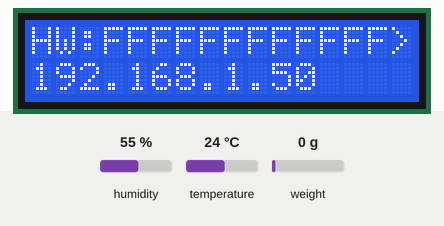
This sketch was run on a simulated Arduino Uno, built with avr-gcc and run on an emulated ATmega328P. On the bench: 16×2 character LCD. Inputs (shaded band) come from the test bench; at power-on: temperature 24 °C, weight on the scale 0 g, humidity 55 %. WiFi joins after 1.5 s; servers stay silent unless stated; what the sketch prints to the serial monitor is not drawn.

Above: at 3.2 s.
At 19.2 s:
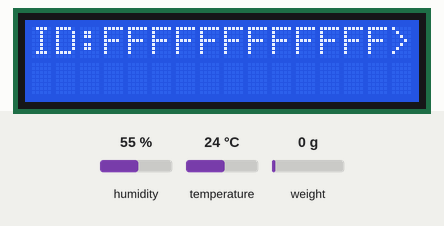
19.3 s: temperature set to 12 °C
At 23.7 s:
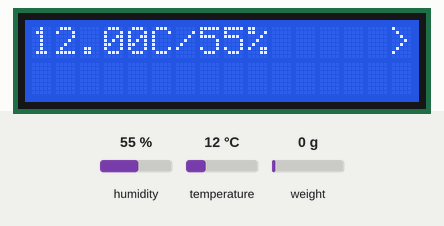
34.2 s: weight on the scale set to 100 g
At 44.2 s:
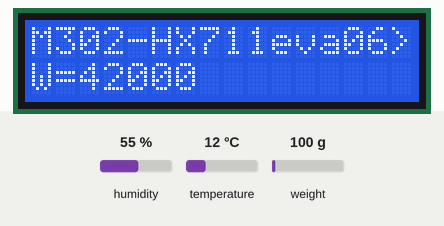
64.0 s: humidity set to 22 %
At 84.3 s:
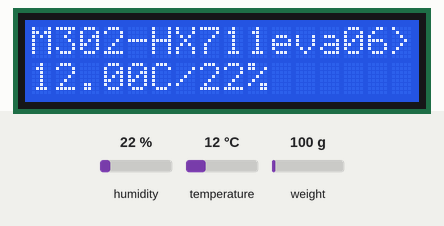
Timing chart, 0 to 84.9 s (numbered marks = the images above; inputs shaded):
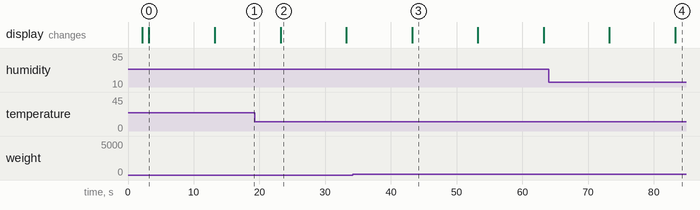

Measured:
- what the display in image 0 shows lasts 10.1 s, from 3.1 s to 13.2 s
- what the display in image 2 shows lasts 10.0 s, from 23.2 s to 33.2 s

The sketch:

main.ino
```cpp
// (licence header left out)
#include <stdio.h>
#include <SPI.h>
#include <Ethernet2.h>
#include <EthernetUdp2.h> // UDP library from: bjoern@cs.stanford.edu 12/30/2008
#include <avr/pgmspace.h>
#include <avr/wdt.h>
#include <EEPROM.h>
#include "LiquidCrystal_I2C.h"
#include <Wire.h>
#include <Adafruit_I2CDevice.h>
#include <Adafruit_I2CRegister.h>
#include "Adafruit_SHT31.h"
#include "HX711.h"


uint8_t mcusr_mirror __attribute__ ((section (".noinit")));
void get_mcusr(void)     \
  __attribute__((naked)) \
  __attribute__((section(".init3")));
void get_mcusr(void) {
  mcusr_mirror = MCUSR;
  MCUSR = 0;
  wdt_disable();
}

#define  UECS_PORT  16520
#define  pUECSID      0
#define  pMACADDR     6
#define  pCND        0x80
#define  pRADIATION  0xa0
#define  delayMillis 5000UL // 5sec

// HX711 circuit wiring
#define LOADCELL_DOUT_PIN  6
#define LOADCELL_SCK_PIN   7

const char VERSION[16] PROGMEM = "M302-HX711eva06";

char uecsid[6], uecstext[180],strIP[16],linebuf[80];
byte lineptr = 0;
unsigned long cndVal;   // CCM cnd Value
bool      ready,busy;
uint8_t  regs[14];

Adafruit_SHT31 sht31 = Adafruit_SHT31();
HX711 scale;


/////////////////////////////////////
// Hardware Define
/////////////////////////////////////

LiquidCrystal_I2C lcd(0x27,16,2);  // set the LCD address to 0x27 for a 16 chars and 2 line display
char lcdtext[6][17];

byte macaddr[6];
IPAddress localIP,broadcastIP,subnetmaskIP,remoteIP;
EthernetUDP Udp16520; //,Udp16529;
EthernetClient EthClient; // GIS Client

volatile int period1sec = 0;
volatile int period10sec = 0;
volatile int period60sec = 0;

void setup(void) {
  int i;
  const char *ids PROGMEM = "%s:%02X%02X%02X%02X%02X%02X";
  extern void lcdout(int,int,int);

  cndVal = 0L;    // Reset cnd value
  lcd.init();
  lcd.backlight();
  configure_wdt();
  EEPROM.get(pUECSID,uecsid);
  EEPROM.get(pMACADDR,macaddr);
  for(i=0;i<16;i++) {
    lcdtext[0][i] = pgm_read_byte(&(VERSION[i]));
  }
  lcdtext[0][i] = 0;
  sprintf(lcdtext[1],ids,"ID",
          uecsid[0],uecsid[1],uecsid[2],uecsid[3],uecsid[4],uecsid[5]);
  lcdout(0,1,1);
  Serial.begin(115200);
  Serial.println(lcdtext[0]);
  delay(500);
  Ethernet.init(10);
  if (Ethernet.begin(macaddr)==0) {
    sprintf(lcdtext[1],"NFL");
  } else {
    localIP = Ethernet.localIP();
    subnetmaskIP = Ethernet.subnetMask();
    for(i=0;i<4;i++) {
      broadcastIP[i] = ~subnetmaskIP[i]|localIP[i];
    }
    sprintf(lcdtext[2],ids,"HW",
            macaddr[0],macaddr[1],macaddr[2],macaddr[3],macaddr[4],macaddr[5]);
    sprintf(strIP,"%d.%d.%d.%d",localIP[0],localIP[1],localIP[2],localIP[3]);
    sprintf(lcdtext[3],"%s",strIP);
    lcdout(2,3,1);
    Udp16520.begin(16520);
  }
  if (! sht31.begin(0x44)) {   // Set to 0x45 for alternate i2c addr
    Serial.println("Couldn't find SHT31");
    lcd.print("NO SHT31");
  }
  sht31.heater(false);

  scale.begin(LOADCELL_DOUT_PIN, LOADCELL_SCK_PIN);

  wdt_reset();
  cndVal |= 0x00000001;  // Setup completed
  delay(1000);
  //
  // Setup Timer1 Interrupt
  //
  TCCR1A  = 0;
  TCCR1B  = 0;
  TCCR1B |= (1 << WGM12) | (1 << CS12) | (1 << CS10);  //CTCmode //prescaler to 1024
  OCR1A   = 15625-1;
  TIMSK1 |= (1 << OCIE1A);
}

/////////////////////////////////
// Reset Function goto Address 0
/////////////////////////////////
void(*resetFunc)(void) = 0;

extern void lcdout(int,int,int);
extern int setParam(char *);
extern void dumpLowCore(void);

#define CCMFMT "<?xml version=\"1.0\"?><UECS ver=\"1.00-E10\"><DATA type=\"%s\" room=\"%d\" region=\"%d\" order=\"%d\" priority=\"%d\">%s</DATA><IP>%s</IP></UECS>";
//char *ids = "%s:%02X%02X%02X%02X%02X%02X";

int dk=0;

void lcd_display_loop(void) {
  dk++;
  switch(dk) {
  case 3:
    lcdout(0,2,1);
    break;
  case 4:
    lcdout(0,3,1);
    break;
  case 5:
    dk = 0;
    lcdout(0,4,1);
    break;
  default:
    lcdout(dk,4,1);
  }
}


/////////////////////////////////
void loop() {
  static int k=0;
  int i,ia,ta,tb,cdsv;
  byte room,region,priority,interval;
  int  order;
  int  inchar ;
  float ther,humi;
  char name[10],dname[11],val[6];

  //  extern void lcdout(int,int,int);
  //  extern int setParam(char *);
  //  extern void dumpLowCore(void);

  char *xmlDT PROGMEM = CCMFMT;
  const char *ids PROGMEM = "%s:%02X%02X%02X%02X%02X%02X";

   wdt_reset();
   // 10 sec interval
   if (period10sec==1) {
     UserEvery10Seconds();
     lcd_display_loop();
     period10sec=0;
   }
   // 1 min interval
   if (period60sec==1) {
     period60sec = 0;
     wdt_reset();
   }
   //1 sec interval
   if (period1sec==1) {
      period1sec = 0;
      ia = 0; // cnd
      sprintf(val,"%u",cndVal);
      uecsSendData(ia,xmlDT,val,0);
      cndVal &= 0xfffffffe;            // Clear setup completed flag
      UserEverySecond();
   }
   wdt_reset();
}

ISR(TIMER1_COMPA_vect) {
  static byte cnt10,cnt60;
  cnt10++;
  cnt60++;
  period1sec = 1;
  if (cnt10 >= 10) {
    cnt10 = 0;
    period10sec = 1;
  }
  if (cnt60 >= 60) {
    cnt60 = 0;
    period60sec = 1;
  }
}


void configure_wdt(void) {
  cli();                           // disable interrupts for changing the registers
  MCUSR = 0;                       // reset status register flags
                                   // Put timer in interrupt-only mode:
  WDTCSR |= 0b00011000;            // Set WDCE (5th from left) and WDE (4th from left) to enter config mode,
                                   // using bitwise OR assignment (leaves other bits unchanged).
  WDTCSR =  0b00001000 | 0b100001; // clr WDIE: interrupt enabled
                                   // set WDE: reset disabled
                                   // and set delay interval (right side of bar) to 8 seconds
  sei();                           // re-enable interrupts
                                   // reminder of the definitions for the time before firing
                                   // delay interval patterns:
                                   //  16 ms:     0b000000
                                   //  500 ms:    0b000101
                                   //  1 second:  0b000110
                                   //  2 seconds: 0b000111
                                   //  4 seconds: 0b100000
                                   //  8 seconds: 0b100001
}

void uecsSendData(int id,char *xmlDT,char *val,int z) {
  byte room,region,priority,interval;
  int  order,i,a;
  char name[20],dname[21]; // ,val[6];
  a = id*0x20 + 0x80;
  EEPROM.get(a+0x01,room);
  EEPROM.get(a+0x02,region);
  EEPROM.get(a+0x03,order);
  EEPROM.get(a+0x05,priority);
  EEPROM.get(a+  26,interval);
  EEPROM.get(a+0x06,name);
  for(i=0;i<10;i++) {
    dname[i] = name[i];
    if (name[i]==NULL) break;
  }
  dname[i] = NULL;
  sprintf(uecstext,xmlDT,dname,room,region,order,priority+z,val,strIP);
  Udp16520.beginPacket(broadcastIP,16520);
  Udp16520.write(uecstext);
  Udp16520.endPacket();
}

void UserEverySecond(void) {
  volatile bool aaa;
  volatile byte a=0 ;
  char val[6];
  int ia,l;
  char *xmlDT PROGMEM = CCMFMT;

  cndVal &= 0xfffffffe;            // Clear setup completed flag
  if (aaa) {
    lcd.setCursor(15,0);
    aaa=false;
    lcd.print(">");
  } else {
    lcd.setCursor(15,0);
    aaa=true;
    lcd.print("<");
  }
  wdt_reset();
}

void UserEvery10Seconds(void) {
  extern void lcdout(int,int,int);
  char *xmlDT PROGMEM = CCMFMT;
  char name[10],dtxt[17],tval[11],hval[4];
  int ia,cdsv,l,ti,tc;
  long  w = scale.read_average(10);
  float t = sht31.readTemperature();
  float h = sht31.readHumidity();

  ti = (int)t;
  tc = (int)((float)(t-ti)*100.0);

  if (! isnan(t)) {  // check if 'is not a number'
    Serial.print("Temp *C = "); Serial.print(t); Serial.print("\t\t");
  } else {
    Serial.println("Failed to read temperature");
  }
  sprintf(tval,"%d.%02d",ti,tc);
  uecsSendData(1,xmlDT,tval,0); // InAirTemp
  sprintf(hval,"%d",(int)h);
  uecsSendData(2,xmlDT,hval,0); // InAirHumid
  sprintf(lcdtext[2],"%sC/%s%%",tval,hval);
  ltoa(w,tval,10);
  uecsSendData(3,xmlDT,tval,0); // Weight
  sprintf(lcdtext[3],"W=%s ",tval);
  lcd.setCursor(0,1);
  lcd.print(lcdtext[2]);
  wdt_reset();
}

void UserEveryMinute(void) {
  static byte a=0 ;
  char *xmlDT PROGMEM = CCMFMT;
}
```

lcdout.ino
```cpp
void lcdout(int l1,int l2,int cl) {
  if (cl!=0) {
    lcd.clear();
  }
  lcd.setCursor(0,0);
  lcd.print(lcdtext[l1]);
  lcd.setCursor(0,1);
  lcd.print(lcdtext[l2]);
}
```
